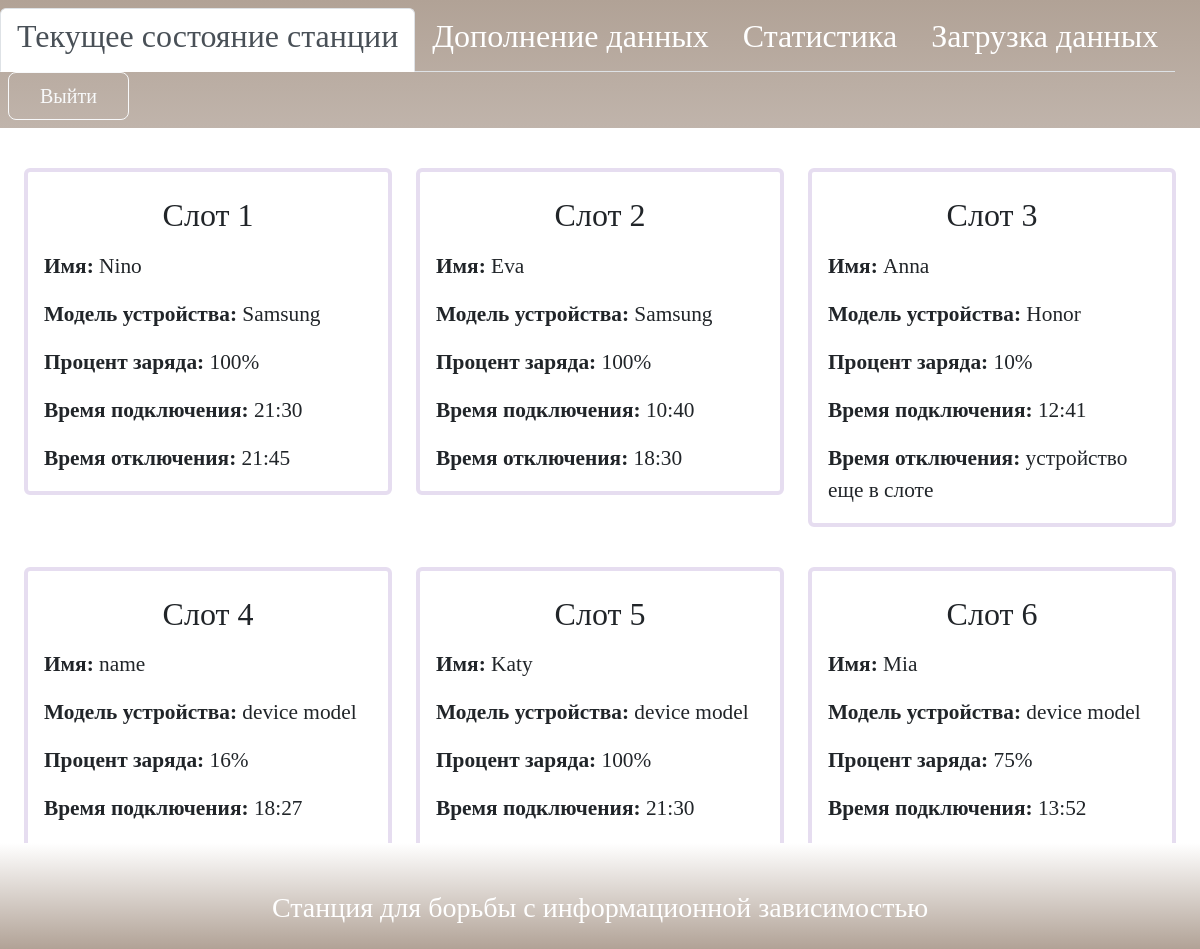
The page /station/home/ (signed in) on the database its author committed.
### station/models.py (models this page shows)
class Slot_1(models.Model):
    name = models.CharField(max_length=100)
    device_model = models.CharField(max_length=100)
    charge = models.IntegerField(validators=[MinValueValidator(0), MaxValueValidator(100)])
    connection_time = models.CharField(max_length=5)
    disconnection_time = models.CharField(max_length=5)
    date = models.DateField()

class Slot_2(models.Model):
    name = models.CharField(max_length=100)
    device_model = models.CharField(max_length=100)
    charge = models.IntegerField(validators=[MinValueValidator(0), MaxValueValidator(100)])
    connection_time = models.CharField(max_length=5)
    disconnection_time = models.CharField(max_length=5)
    date = models.DateField()

class Slot_3(models.Model):
    name = models.CharField(max_length=100)
    device_model = models.CharField(max_length=100)
    charge = models.IntegerField(validators=[MinValueValidator(0), MaxValueValidator(100)])
    connection_time = models.CharField(max_length=5)
    disconnection_time = models.CharField(max_length=5)
    date = models.DateField()

class Slot_4(models.Model):
    name = models.CharField(max_length=100)
    device_model = models.CharField(max_length=100)
    charge = models.IntegerField(validators=[MinValueValidator(0), MaxValueValidator(100)])
    connection_time = models.CharField(max_length=5)
    disconnection_time = models.CharField(max_length=5)
    date = models.DateField()

class Slot_5(models.Model):
    name = models.CharField(max_length=100)
    device_model = models.CharField(max_length=100)
    charge = models.IntegerField(validators=[MinValueValidator(0), MaxValueValidator(100)])
    connection_time = models.CharField(max_length=5)
    disconnection_time = models.CharField(max_length=5)
    date = models.DateField()

class Slot_6(models.Model):
    name = models.CharField(max_length=100)
    device_model = models.CharField(max_length=100)
    charge = models.IntegerField(validators=[MinValueValidator(0), MaxValueValidator(100)])
    connection_time = models.CharField(max_length=5)
    disconnection_time = models.CharField(max_length=5)
    date = models.DateField()

### station/views.py (the view)
# urls.py: 2. Add a URL to urlpatterns:  path('', views.home, name='home')
def home(request):
    n_1 = Slot_1.objects.all().count()
    n_2 = Slot_2.objects.all().count()
    n_3 = Slot_3.objects.all().count()
    n_4 = Slot_4.objects.all().count()
    n_5 = Slot_5.objects.all().count()
    n_6 = Slot_6.objects.all().count()
    info = [Slot_1.objects.get(pk=n_1), Slot_2.objects.get(pk=n_2), Slot_3.objects.get(pk=n_3),
            Slot_4.objects.get(pk=n_4), Slot_5.objects.get(pk=n_5), Slot_6.objects.get(pk=n_6)]
    return render(request, 'home.html',
                  {'info_1': info[0], 'info_2': info[1], 'info_3': info[2], 'info_4': info[3], 'info_5': info[4],
                   'info_6': info[5], 'user': auth.get_user(request).username})

### station/templates/home.html (shortened to what this page needs)
<!DOCTYPE html>
<html lang="ru" xmlns="http://www.w3.org/1999/html">
    <head>
        <link href="https://cdn.jsdelivr.net/npm/bootstrap@5.2.1/dist/css/bootstrap.min.css" rel="stylesheet">
    </head>
    <body>
    {% load static %}
    {% block content %}
        <div class="navbar pb-0">
            <ul class="nav nav-tabs">
                <li class="nav-item">
                    <a class="nav-link active" aria-current="page" href="#"><h1>Текущее состояние станции</h1></a>
                </li>
                <li class="nav-item">
                    <a class="nav-link" href="{% url 'station:data_addition' %}" style="color: #ffffff"><h1>Дополнение данных</h1></a>
                </li>
                <li class="nav-item">
                    <a class="nav-link" href="{% url 'station:statistics' %}" style="color: #ffffff"><h1>Статистика</h1></a>
                </li>
                <li class="nav-item">
                    <a class="nav-link" href="{% url 'station:loading_data' %}" style="color: #ffffff"><h1>Загрузка данных</h1></a>
                </li>
            </ul>
            {% if user %}
                <a href="{% url 'station:logout' %}" class="btn btn-outline-light btn-lg m-2 mt-0" role="button">&nbsp;&nbsp;&nbsp;Выйти&nbsp;&nbsp;&nbsp;</a>
            {% else %}
                <a href="{% url 'station:login' %}" class="btn btn-outline-light btn-lg m-2 mt-0" role="button">&nbsp;&nbsp;&nbsp;Войти&nbsp;&nbsp;&nbsp;</a>
            {% endif %}
        </div>
        {% if user %}
            <div class="content p-4">
            <div class="row pb-4 pt-3">
                <div class="col-sm-4">
                    <div class="card">
                        <div class="card-body">
                            <h1 class="card-title text-center p-2">Слот 1</h1>
                            <p class="card-text"><b>Имя:</b> {{ info_1.name }} </p>
                            <p class="card-text"><b>Модель устройства:</b> {{ info_1.device_model }} </p>
                            <p class="card-text"><b>Процент заряда:</b> {{ info_1.charge }}% </p>
                            <p class="card-text"><b>Время подключения:</b> {{ info_1.connection_time }} </p>
                            {% if disconnection_time != 'non' %}
                                <p class="card-text"><b>Время отключения:</b> {{ info_1.disconnection_time }} </p>
                            {% else %}
                                <p class="card-text"><b>Время отключения:</b> устройство еще в слоте </p>
                            {% endif %}
                        </div>
                    </div>
                </div>
                <div class="col-sm-4">
                    <div class="card">
                        <div class="card-body">
                            <h1 class="card-title text-center p-2">Слот 2</h1>
                            <p class="card-text"><b>Имя:</b> {{ info_2.name }} </p>
                            <p class="card-text"><b>Модель устройства:</b> {{ info_2.device_model }} </p>
                            <p class="card-text"><b>Процент заряда:</b> {{ info_2.charge }}% </p>
                            <p class="card-text"><b>Время подключения:</b> {{ info_2.connection_time }} </p>
                            {% if info_2.disconnection_time != 'non' %}
                                <p class="card-text"><b>Время отключения:</b> {{ info_2.disconnection_time }} </p>
                            {% else %}
                                <p class="card-text"><b>Время отключения:</b> устройство еще в слоте </p>
                            {% endif %}
                        </div>
                    </div>
                </div>
                <div class="col-sm-4">
                    <div class="card">
                        <div class="card-body">
                            <h1 class="card-title text-center p-2">Слот 3</h1>
                            <p class="card-text"><b>Имя:</b> {{ info_3.name }} </p>
                            <p class="card-text"><b>Модель устройства:</b> {{ info_3.device_model }} </p>
                            <p class="card-text"><b>Процент заряда:</b> {{ info_3.charge }}% </p>
                            <p class="card-text"><b>Время подключения:</b> {{ info_3.connection_time }} </p>
                            {% if info_3.disconnection_time != 'non' %}
                                <p class="card-text"><b>Время отключения:</b> {{ info_3.disconnection_time }} </p>
                            {% else %}
                                <p class="card-text"><b>Время отключения:</b> устройство еще в слоте </p>
                            {% endif %}
                        </div>
                    </div>
                </div>
            </div>
            <div class="row pt-3">
                <div class="col-sm-4">
                    <div class="card">
                        <div class="card-body">
                            <h1 class="card-title text-center p-2">Слот 4</h1>
                            <p class="card-text"><b>Имя:</b> {{ info_4.name }} </p>
                            <p class="card-text"><b>Модель устройства:</b> {{ info_4.device_model }} </p>
                            <p class="card-text"><b>Процент заряда:</b> {{ info_4.charge }}% </p>
                            <p class="card-text"><b>Время подключения:</b> {{ info_4.connection_time }} </p>
                            {% if info_4.disconnection_time != 'non' %}
                                <p class="card-text"><b>Время отключения:</b> {{ info_4.disconnection_time }} </p>
                            {% else %}
                                <p class="card-text"><b>Время отключения:</b> устройство еще в слоте </p>
                            {% endif %}
                        </div>
                    </div>
                </div>
                <div class="col-sm-4">
                    <div class="card">
                        <div class="card-body">
                            <h1 class="card-title text-center p-2">Слот 5</h1>
                            <p class="card-text"><b>Имя:</b> {{ info_5.name }} </p>
                            <p class="card-text"><b>Модель устройства:</b> {{ info_5.device_model }} </p>
                            <p class="card-text"><b>Процент заряда:</b> {{ info_5.charge }}% </p>
                            <p class="card-text"><b>Время подключения:</b> {{ info_5.connection_time }} </p>
                            {% if info_5.disconnection_time != 'non' %}
                                <p class="card-text"><b>Время отключения:</b> {{ info_5.disconnection_time }} </p>
                            {% else %}
                                <p class="card-text"><b>Время отключения:</b> устройство еще в слоте </p>
                            {% endif %}
                        </div>
                    </div>
                </div>
                <div class="col-sm-4">
                    <div class="card">
                        <div class="card-body">
                            <h1 class="card-title text-center p-2">Слот 6</h1>
                            <p class="card-text"><b>Имя:</b> {{ info_6.name }} </p>
                            <p class="card-text"><b>Модель устройства:</b> {{ info_6.device_model }} </p>
                            <p class="card-text"><b>Процент заряда:</b> {{ info_6.charge }}% </p>
                            <p class="card-text"><b>Время подключения:</b> {{ info_6.connection_time }} </p>
                            {% if info_6.disconnection_time != 'non' %}
                                <p class="card-text"><b>Время отключения:</b> {{ info_6.disconnection_time }} </p>
                            {% else %}
                                <p class="card-text"><b>Время отключения:</b> устройство еще в слоте </p>
                            {% endif %}
                        </div>
                    </div>
                </div>
            </div>
        </div>
        {% endif %}
        <nav class="navbar-b fixed-bottom p-3 pt-5 d-flex align-items-center justify-content-center">
            <div><h3 style="color: #ffffff">Станция для борьбы с информационной зависимостью</h3></div>
        </nav>
    {% endblock %}
    </body>
</html>

### station/templates/home.html (style rules this page uses)
body { font-family: 'Century Gothic'; }
.card { border-color: #E6DDF0; border-width: 3pt; }
.navbar { background: linear-gradient(360deg, #c0b4ab, #B1A296); }
.navbar-b { background: linear-gradient(360deg, #B1A296, #FFFFFF); }
h1 { font-size: 24pt; }
p { font-size: 16pt; }

### rows shown on the page
Slot_1: name "Nino", device_model "Samsung", charge "100", connection_time "21:30", disconnection_time "21:45"
Slot_2: name "Eva", device_model "Samsung", charge "100", connection_time "10:40", disconnection_time "18:30"
Slot_3: name "Anna", device_model "Honor", charge "10", connection_time "12:41"
Slot_4: name "name", device_model "device model", charge "16", connection_time "18:27"
Slot_5: name "Katy", device_model "device model", charge "100", connection_time "21:30"
Slot_6: name "Mia", device_model "device model", charge "75", connection_time "13:52"
